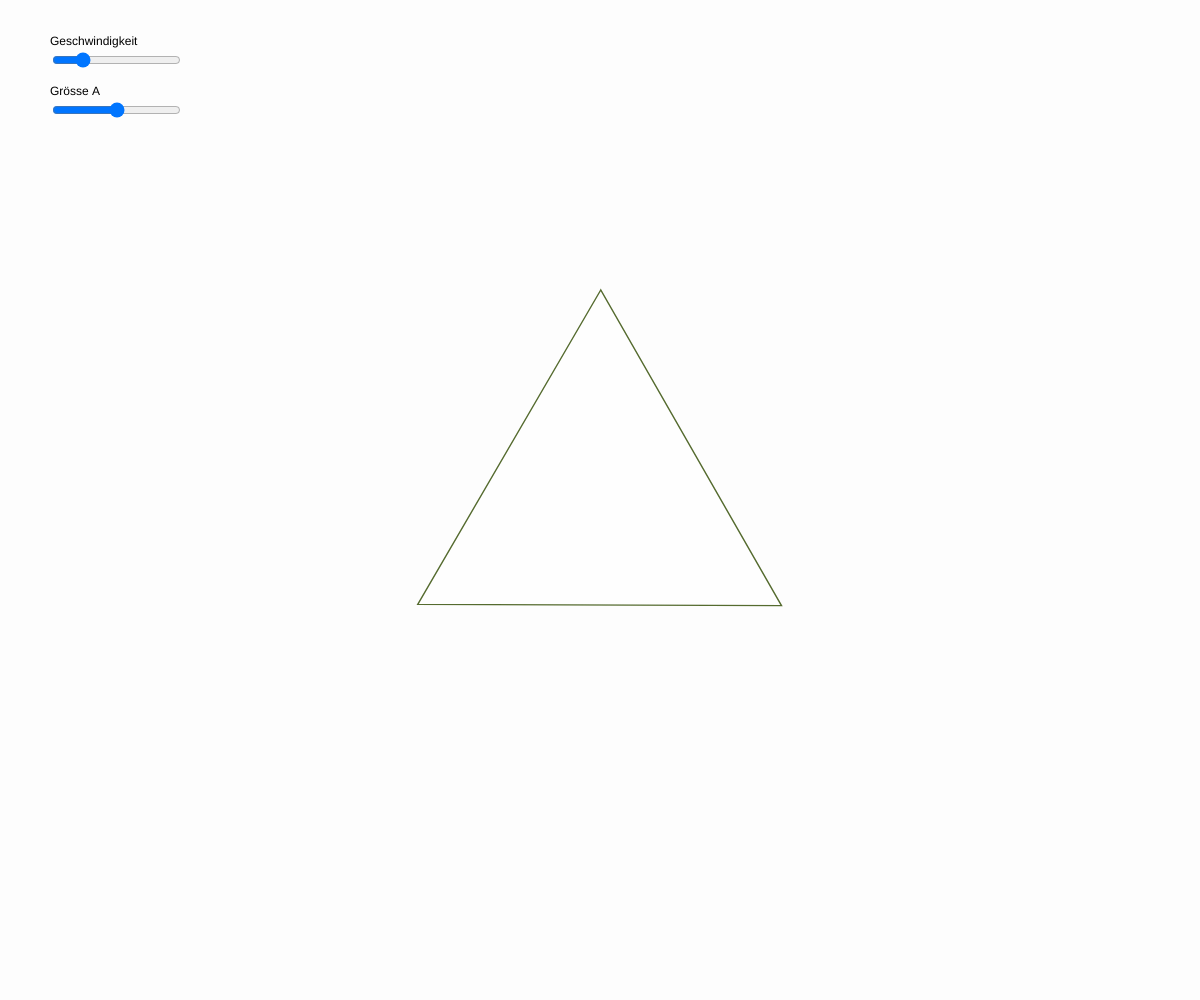
Frame 1 (no input)
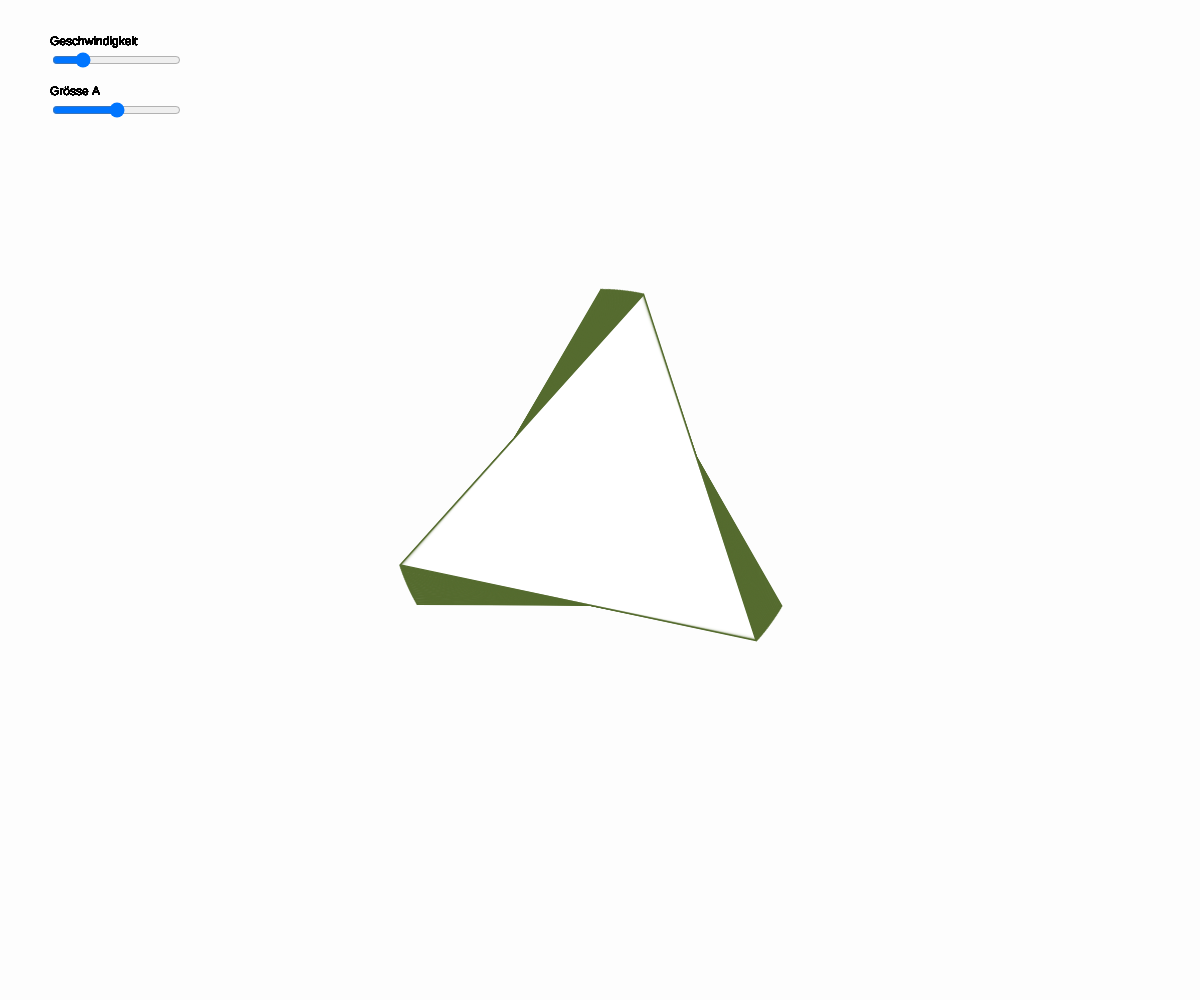
Frame 60 (no input)
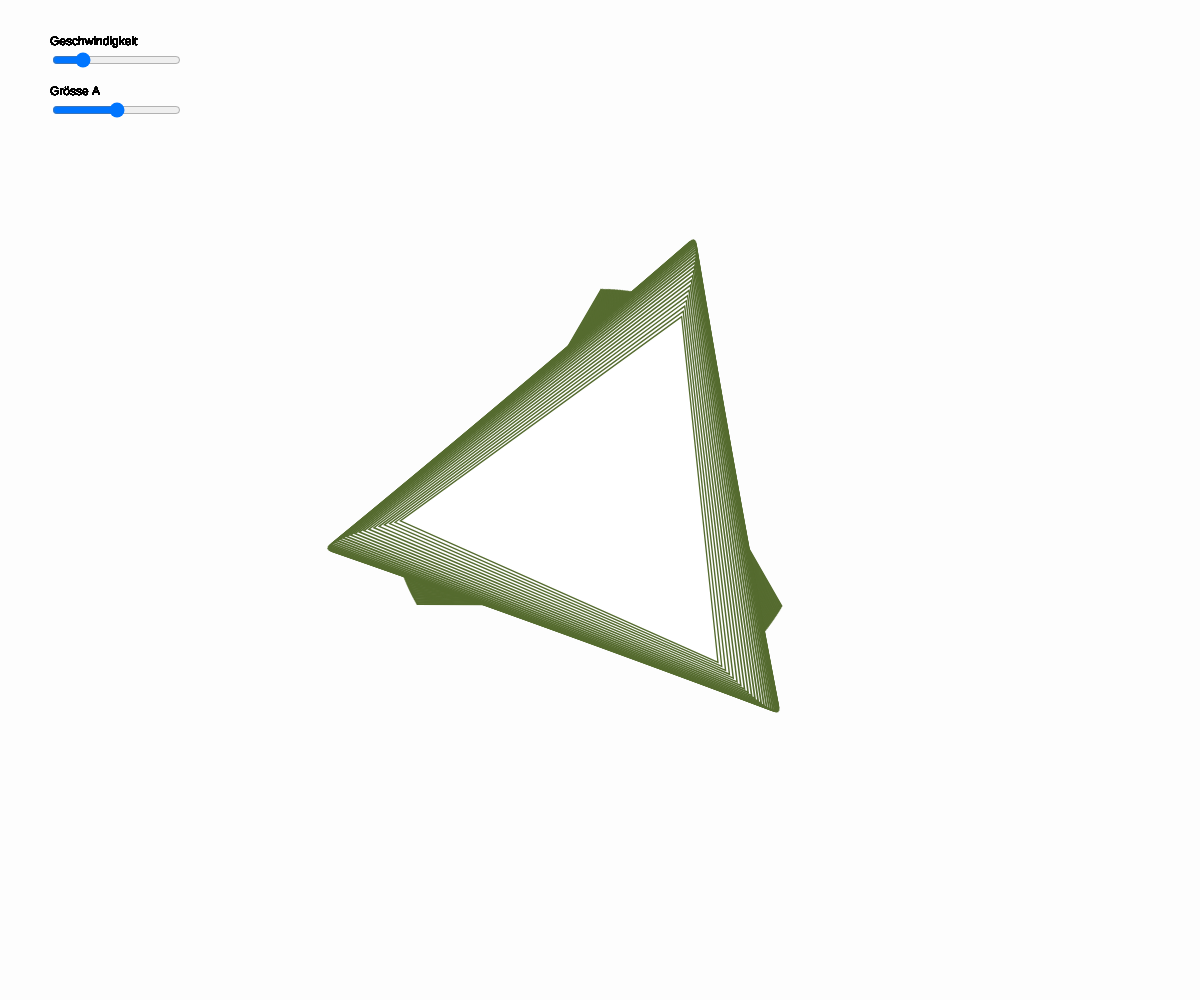
Frame 120 (the mouse pressed at the canvas centre since frame 60)

The p5.js sketch that drew these frames (run headless with seeded random() and noise() and a simulated clock; from frame 60 on, the mouse is pressed at the canvas centre):

// p5.js sketch
// ── sketch.js
let speedSlider;
let sizeASlider;
let drehwinkel = 0;

let ax, ay, bx, by, cx, cy;

let baseRadius = 150;

let hoverA = 1;

function setup() {
  createCanvas(windowWidth, windowHeight);
  angleMode(DEGREES);
  rectMode(CENTER);

  // Slider
  speedSlider = createSlider(0, 100, 20, 1);
  speedSlider.position(50, 50);

  sizeASlider = createSlider(0, 100, 50, 1);
  sizeASlider.position(50, 100);

  calculateTrianglePos();

  background(225, 20);
}

function draw() {
  // Werte für Slider
  const speedVal = speedSlider.value();
  const aVal = sizeASlider.value();

  // Mapping 
  const maxSize = min(width, height) * 0.40;
  const sizeA = map(aVal, 0, 100, 20, maxSize);

  // Drehwinkel 
  drehwinkel += map(speedVal, 0, 100, 0, 1);

  // Maus relativ zum Zentrum
  const mx = mouseX - width / 2;
  const my = mouseY - height / 2;
  // Basis-Skala und Rotation für A
  const baseScaleA = sizeA / baseRadius;
  const rotA = drehwinkel;

  // Hover-Erkennung (ohne aktuelle Puls-Skala)
  const hoveringA = isMouseOverTriangle(mx, my, rotA, baseScaleA);

  // Puls bei Hover: Sinusbasierte Zielskala, sonst 1.0
  if (hoveringA) {
    // steuerbare Pulsfrequenz/amplitude, extremer gemacht
    const pulse = 1 + 0.35 * Math.sin(millis() * 0.005); // Erhöhte Amplitude
    var targetA = pulse;
  } else {
    // Weiterlaufen des Pulses, wenn die Maus weg ist
    var targetA = hoverA; // Beibehaltung der letzten Pulsgröße
  }

  // Sanftes Interpolieren der Hover-Skala (glättet den Übergang)
  hoverA = lerp(hoverA, targetA, 0.15);

  push();
  translate(width / 2, height / 2);

  // A (weiß, pulsiert bei Hover)
  push();
  rotate(drehwinkel);
  fill(255, 255, 255, 120);
  stroke(85, 107, 47);
  scale(baseScaleA * hoverA);
  triangle(ax, ay, bx, by, cx, cy);
  pop();

  pop();

  // Texte
  fill(0);
  text("Geschwindigkeit", 50, 45);
  text("Grösse A", 50, 95);
}

function calculateTrianglePos() {
  cx = cos(30) * baseRadius;
  cy = sin(30) * baseRadius;

  bx = cos(150) * baseRadius;
  by = sin(150) * baseRadius;

  ax = cos(270) * baseRadius;
  ay = sin(270) * baseRadius;
}

function isMouseOverTriangle(mx, my, rotationDeg, scaleFactor) {
  if (scaleFactor === 0) return false;

  // Inverse Transform: zuerst inverse Rotation, dann inverse Skalierung
  const rad = radians(-rotationDeg);
  const cosR = cos(rad);
  const sinR = sin(rad);

  // rotate point by -rotation
  const rx = cosR * mx - sinR * my;
  const ry = sinR * mx + cosR * my;

  // inverse scale
  const sx = rx / scaleFactor;
  const sy = ry / scaleFactor;

  return pointInTriangle(sx, sy, ax, ay, bx, by, cx, cy);
}

function pointInTriangle(px, py, x1, y1, x2, y2, x3, y3) {
  const d1 = sign(px, py, x1, y1, x2, y2);
  const d2 = sign(px, py, x2, y2, x3, y3);
  const d3 = sign(px, py, x3, y3, x1, y1);

  const hasNeg = (d1 < 0) || (d2 < 0) || (d3 < 0);
  const hasPos = (d1 > 0) || (d2 > 0) || (d3 > 0);

  return !(hasNeg && hasPos);
}

function sign(px, py, x1, y1, x2, y2) {
  return (px - x2) * (y1 - y2) - (x1 - x2) * (py - y2);
}
